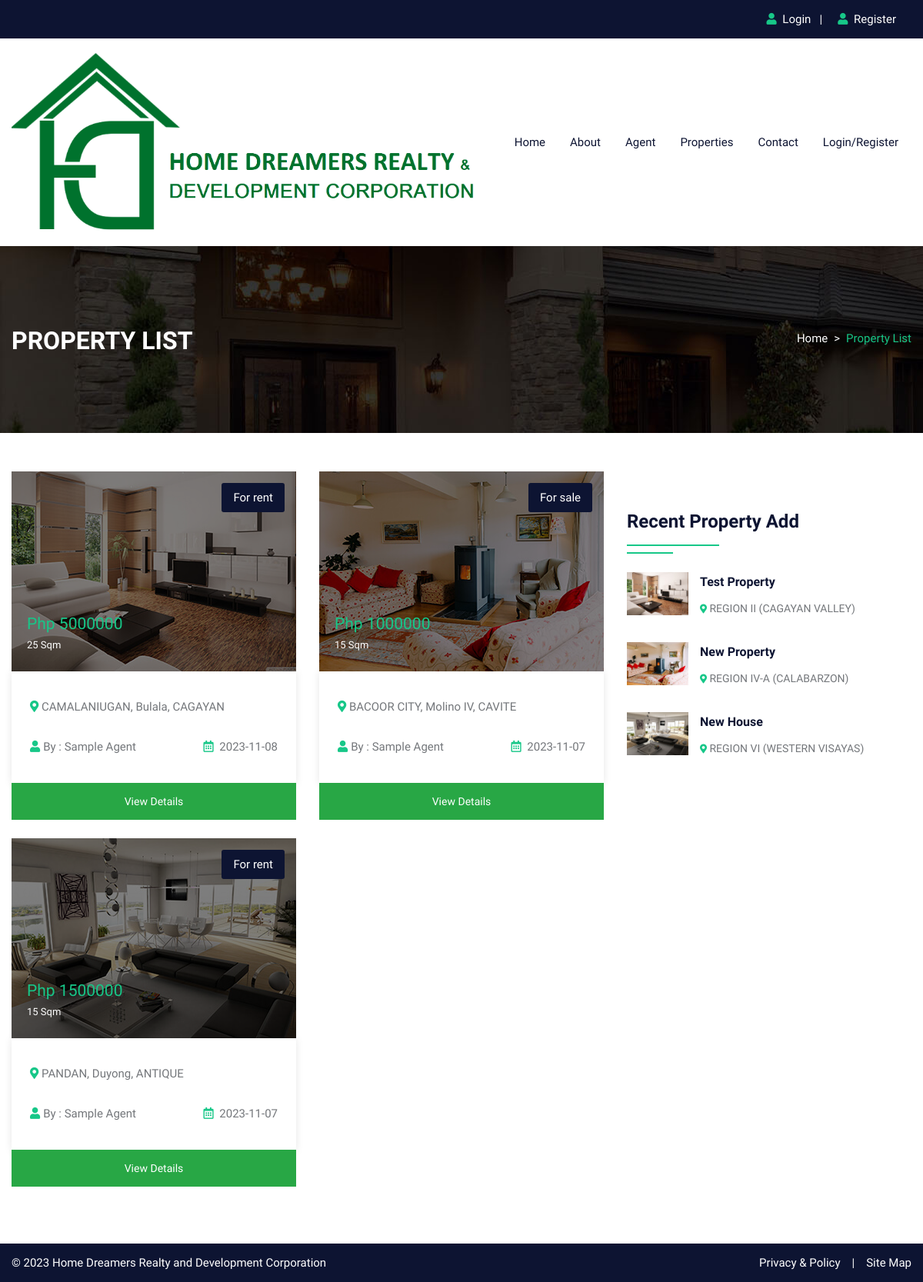
The page /property.php on the database as committed earlier.
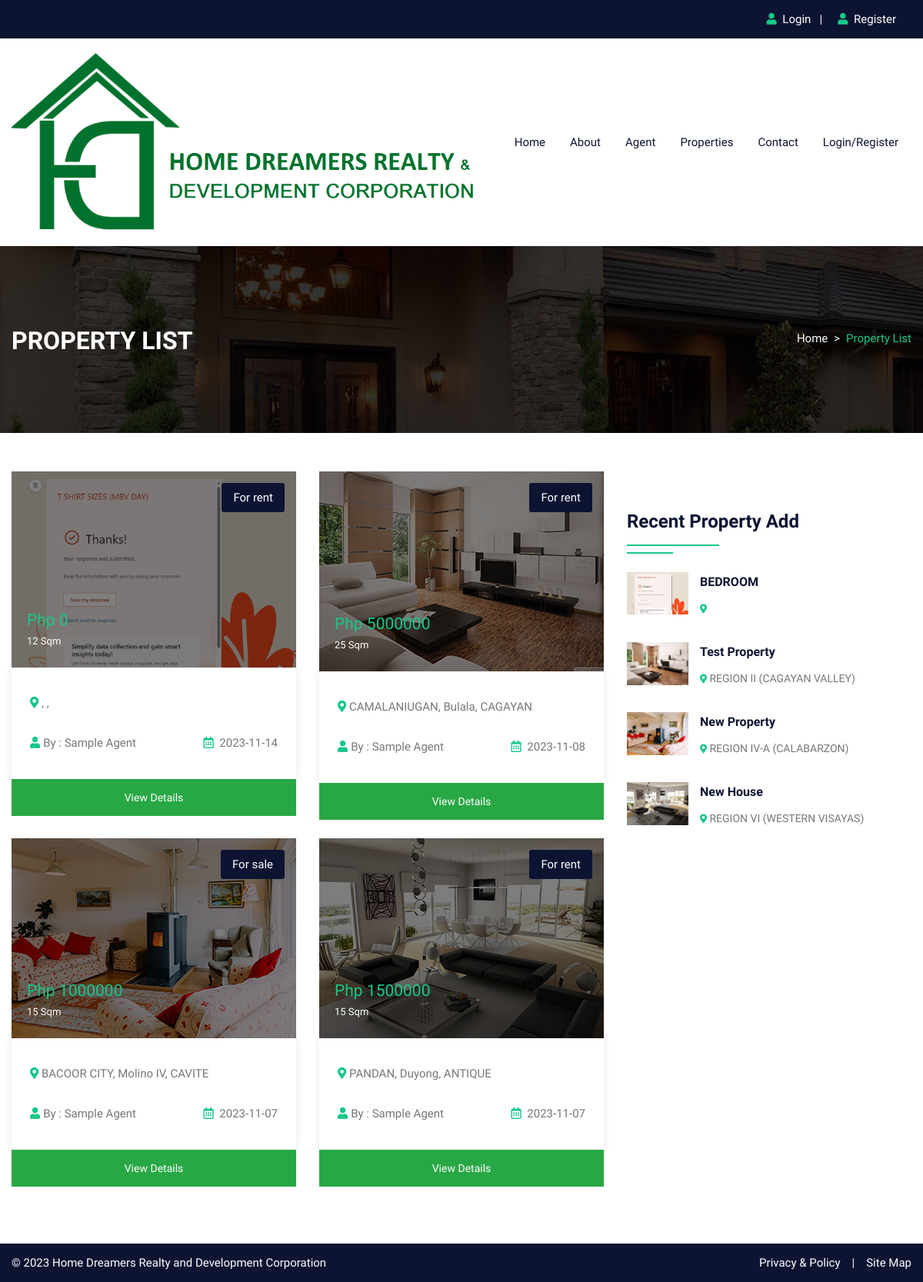
The same page on the database as committed later.
### tables this page shows
CREATE TABLE `property` (
  `pid` int(50) NOT NULL,
  `title` varchar(200) NOT NULL,
  `pcontent` longtext NOT NULL,
  `type` varchar(100) NOT NULL,
  `pstatus` varchar(50) NOT NULL,
  `stype` varchar(100) NOT NULL,
  `bedroom` int(50) NOT NULL,
  `bathroom` int(50) NOT NULL,
  `balcony` int(50) NOT NULL,
  `kitchen` int(50) NOT NULL,
  `hall` int(50) NOT NULL,
  `floor` varchar(50) NOT NULL,
  `size` int(50) NOT NULL,
  `price` int(50) NOT NULL,
  `region` varchar(255) NOT NULL,
  `province` varchar(255) NOT NULL,
  `city` varchar(100) NOT NULL,
  `barangay` varchar(100) NOT NULL,
  `feature` longtext NOT NULL,
  `pimage` varchar(300) NOT NULL,
  `pimage1` varchar(300) NOT NULL,
  `pimage2` varchar(300) NOT NULL,
  `pimage3` varchar(300) NOT NULL,
  `pimage4` varchar(300) NOT NULL,
  `uid` int(50) NOT NULL,
  `status` varchar(50) NOT NULL,
  `mapimage` varchar(300) NOT NULL,
  `topmapimage` varchar(300) NOT NULL,
  `groundmapimage` varchar(300) NOT NULL,
  `totalfloor` varchar(50) NOT NULL,
  `date` date NOT NULL,
  `ptype` varchar(250) NOT NULL,
  `useragent` varchar(255) NOT NULL
);

### property.php (the view, shortened to what this page needs)
<!DOCTYPE html>
<html lang="en">
<head>
<link rel="stylesheet" type="text/css" href="css/bootstrap.min.css">
<link rel="stylesheet" type="text/css" href="css/bootstrap-slider.css">
<link rel="stylesheet" type="text/css" href="css/jquery-ui.css">
<link rel="stylesheet" type="text/css" href="css/layerslider.css">
<link rel="stylesheet" type="text/css" href="css/color.css" id="color-change">
<link rel="stylesheet" type="text/css" href="css/owl.carousel.min.css">
<link rel="stylesheet" type="text/css" href="css/font-awesome.min.css">
<link rel="stylesheet" type="text/css" href="fonts/flaticon/flaticon.css">
<link rel="stylesheet" type="text/css" href="css/style.css">
</head>
<body>
<div id="page-wrapper">
    <div class="row">
		<?php include("include/header.php");?>
        <div class="banner-full-row page-banner" style="background-image:url('images/breadcromb.jpg');">
            <div class="container">
                <div class="row">
                    <div class="col-md-6">
                        <h2 class="page-name float-left text-white text-uppercase mt-1 mb-0"><b>Property List</b></h2>
                    </div>
                    <div class="col-md-6">
                        <nav aria-label="breadcrumb" class="float-left float-md-right">
                            <ol class="breadcrumb bg-transparent m-0 p-0">
                                <li class="breadcrumb-item text-white"><a href="#">Home</a></li>
                                <li class="breadcrumb-item active">Property List</li>
                            </ol>
                        </nav>
                    </div>
                </div>
            </div>
        </div>
        <div class="full-row">
            <div class="container">
                <div class="row">
					<div class="col-lg-8">
                        <div class="row">
                             <?php
								$query=mysqli_query($conn,"SELECT * FROM `property` ORDER BY date DESC LIMIT 6");
                                while($row=mysqli_fetch_array($query))
                                {
								?>
                            <div class="col-md-6">
                                <div class="featured-thumb hover-zoomer mb-4">
                                    <div class="overlay-black overflow-hidden position-relative"> <img src="admin/property/<?php echo $row['19'];?>" alt="pimage">
                                        <div class="sale bg-secondary text-white">For <?php echo $row['5'];?></div>
                                        <div class="price text-primary text-capitalize">Php <?php echo $row['13'];?><span class="text-white"> <?php echo $row['12'];?> Sqm</span></div>
                                    </div>
                                    <div class="featured-thumb-data shadow-one">
                                        <div class="p-4">
                                            <span class="location text-capitalize"><i class="fas fa-map-marker-alt text-primary"></i></span> <?php echo $row['16'];?>, <?php echo $row['17'];?>, <?php echo $row['15'];?></div>
                                        <div class="px-4 pb-4 d-inline-block w-100">
                                            <div class="float-left text-capitalize"><i class="fas fa-user text-primary mr-1"></i>By : Sample Agent</div>
                                            <div class="float-right"><i class="far fa-calendar-alt text-primary mr-1"></i> <?php echo $row['30'];?></div>
                                        </div>
                                    </div>
                                    <a class="btn btn-success w-100" href="propertydetail.php?pid=<?php echo $row['0'];?>"> View Details</a>
                                </div>
                            </div>
                            <?php } ?>
                        </div>
                    </div>
                    <div class="col-lg-4">
                        <div class="sidebar-widget mt-5">
                            <h4 class="double-down-line-left text-secondary position-relative pb-4 mb-4">Recent Property Add</h4>
                            <ul class="property_list_widget">
								<?php
								$query=mysqli_query($conn,"SELECT * FROM `property` ORDER BY date DESC LIMIT 6");
										while($row=mysqli_fetch_array($query))
										{
								?>
                                <li> <img src="admin/property/<?php echo $row['19'];?>" alt="pimage">
                                    <h6 class="text-secondary hover-text-primary text-capitalize"><a href="propertydetail.php?pid=<?php echo $row['0'];?>"><?php echo $row['1'];?></a></h6>
                                    <span class="font-14"><i class="fas fa-map-marker-alt icon-primary icon-small"></i> <?php echo $row['14'];?></span>
                                </li>
                                <?php } ?>
                            </ul>
                        </div>
                    </div>
                </div>
            </div>
        </div>
		<?php include("include/footer.php");?>
    </div>
</div>
</body>
</html>

### include/header.php (shortened to what this page needs)
<header id="header" class="transparent-header-modern fixed-header-bg-white w-100">
            <div class="top-header bg-secondary">
                <div class="container">
                    <div class="row">
                        <div class="col-md-8">
                        </div>
                        <div class="col-md-4">
                            <div class="top-contact float-right">
                                <ul class="list-text-white d-table">
								<li><i class="fas fa-user text-primary mr-1"></i>
								<?php  if(isset($_SESSION['uemail']))
								{ ?>
								<a href="logout.php">Logout</a>&nbsp;&nbsp;<?php } else { ?>
								<a href="login.php">Login</a>&nbsp;&nbsp;
                                | </li>
                                <li><i class="fas fa-user text-primary mr-1"></i><a href="register.php"> Register</li>
								<?php } ?>
								</ul>
                            </div>
                        </div>
                    </div>
                </div>
            </div>
            <div class="main-nav secondary-nav hover-primary-nav py-2">
                <div class="container">
                    <div class="row">
                        <div class="col-lg-12">
                            <nav class="navbar navbar-expand-lg navbar-light p-0"> <a class="navbar-brand position-relative" href="#"><img class="nav-logo" src="images/logo/logo.png" alt=""></a>
                                <div class="collapse navbar-collapse" id="navbarSupportedContent">
                                    <ul class="navbar-nav mr-auto">
                                    <?php  if(isset($_SESSION['uemail']))
										{ ?>
                                       <?php if($_SESSION['get_data']['utype'] == 'agent')
                                       {
                                       ?>
                                        <li class="nav-item dropdown"> <a class="nav-link" href="index.php" role="button" aria-haspopup="true" aria-expanded="false">Home</a></li>
										<li class="nav-item"> <a class="nav-link" href="about.php">About</a> </li>
										<li class="nav-item"> <a class="nav-link" href="property.php">Properties</a> </li>
                                        <?php }else{?>
                                            <li class="nav-item dropdown"> <a class="nav-link" href="index.php" role="button" aria-haspopup="true" aria-expanded="false">Home</a></li>
										<li class="nav-item"> <a class="nav-link" href="about.php">About</a> </li>
										<li class="nav-item"> <a class="nav-link" href="agent.php">Agent</a> </li>
										<li class="nav-item"> <a class="nav-link" href="property.php">Properties</a> </li>
                                        <li class="nav-item"> <a class="nav-link" href="contact.php">Contact</a> </li>
                                            <?php }?>
                                        <?php }else {
                                        ?>
                                        <li class="nav-item dropdown"> <a class="nav-link" href="index.php" role="button" aria-haspopup="true" aria-expanded="false">Home</a></li>
										<li class="nav-item"> <a class="nav-link" href="about.php">About</a> </li>
										<li class="nav-item"> <a class="nav-link" href="agent.php">Agent</a> </li>
										<li class="nav-item"> <a class="nav-link" href="property.php">Properties</a> </li>
                                        <li class="nav-item"> <a class="nav-link" href="contact.php">Contact</a> </li>
                                        <?php }?>
										<?php  if(isset($_SESSION['uemail']))
										{ ?>
										<li class="nav-item dropdown">
											<a class="nav-link dropdown-toggle" href="#" role="button" data-toggle="dropdown" aria-haspopup="true" aria-expanded="false">My Account</a>
											<ul class="dropdown-menu">
												<li class="nav-item"> <a class="nav-link" href="profile.php">Profile</a> </li>
												<li class="nav-item"> <a class="nav-link" href="feature.php">Your Property</a> </li>
												<li class="nav-item"> <a class="nav-link" href="logout.php">Logout</a> </li>
											</ul>
                                        </li>
										<?php } else { ?>
										<li class="nav-item"> <a class="nav-link" href="login.php">Login/Register</a> </li>
										<?php } ?>
                                    </ul>
                                </div>
                            </nav>
                        </div>
                    </div>
                </div>
            </div>
        </header>

### include/footer.php (shortened to what this page needs)
<footer class="full-row bg-secondary p-0">
            <div class="container">
                <div class="row copyright">
                    <div class="col-sm-6"> <span class="text-white">© 2023 Home Dreamers Realty and Development Corporation</span> </div>
                    <div class="col-sm-6">
                        <ul class="line-menu text-white hover-text-primary float-right">
                            <li><a href="#">Privacy & Policy</a></li>
                            <li>|</li>
                            <li><a href="#"> Site Map</a></li>
                        </ul>
                    </div>
                </div>
            </div>
        </footer>

### css/color.css (style rules this page uses)
:root { --theme-ordinary-color: #74777b; }
:root { --theme-primary-color: #17c788; }
:root { --theme-secondary-color: #0d1432; }
:root { --theme-white-color: #fff; }
:root { --theme-light-color: #f8f8f8; }
:root { --theme-gray-color: #f5f5f5; }
:root { --theme-footer-color: #091b4b; }
:root { --theme-dark-color: #091b4b; }
:root { --text-light-color: #a3a7af; }
:root { --theme-primary-opacity-color: rgba(11, 191, 141, .8); }
:root { --theme-secondary-opacity-color: rgba(13,20,50,0.7); }
:root { --theme-white-opacity-color: rgba(255, 255, 255, 0.3); }
:root { --theme-dark-opacity-color: rgba(0, 0, 0, 0.5); }
:root { --theme-ordinary-font: 'Muli', sans-serif; }
:root { --theme-highlight-font: 'Comfortaa', cursive; }

Rows that differ between the two databases and show on the page:
added property: pimage (picture), stype "rent", price "0", size "12", date "2023-11-14", title "BEDROOM"
